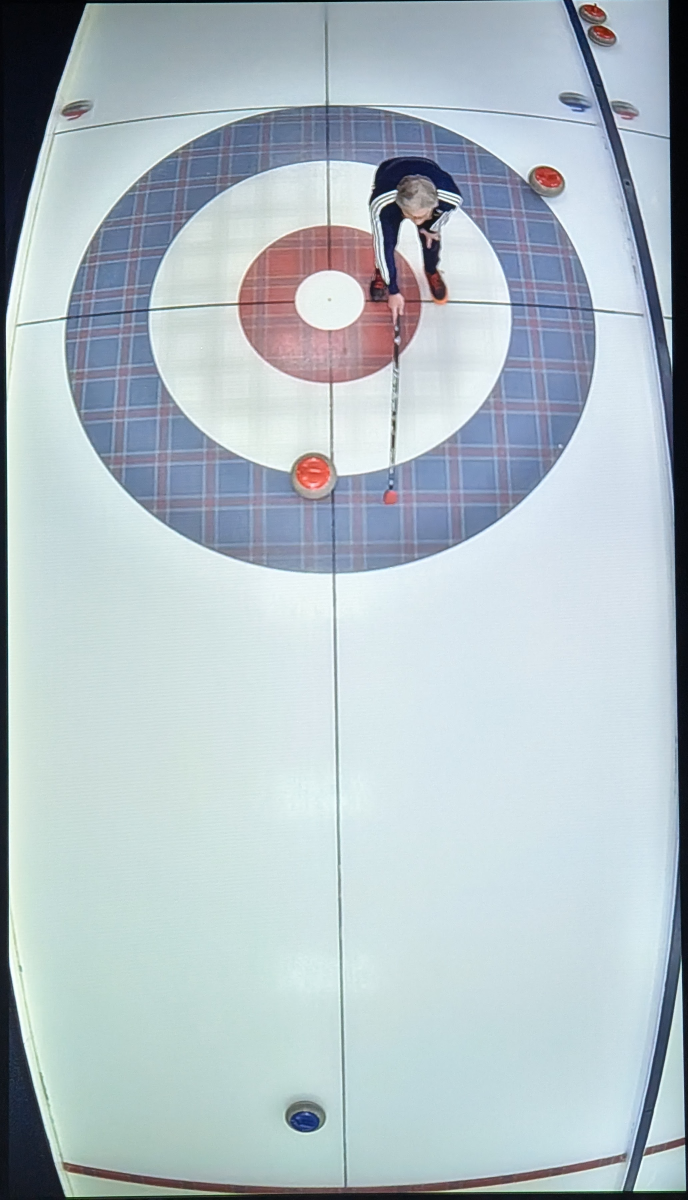
#> input picture sample_sheet.jpg, 2063 x 3600 px, given in place of the camera (shown at 1/3 size)
$ python transform.py
#> lines starting #> are read from the running program, lines starting #| are printed output that depends on the picture
import cv2
import numpy as np
import time
from datetime import datetime
import os

# ==== CONFIG ====
DEVICE = 0  # /dev/video0 on Linux, index 0 on Windows
OUT_WIDTH = 800
OUT_HEIGHT = 1600
OUTPUT_DIR = "corrected_frames"
POLL_INTERVAL_SEC = 1.0
CHANGE_THRESHOLD = 5.0
COMPARE_W = 200
COMPARE_H = 400
# ================

os.makedirs(OUTPUT_DIR, exist_ok=True)

H = np.load("homography.npy")
#> (reads homography.npy from the repository)

cap = cv2.VideoCapture(DEVICE)
if not cap.isOpened():
    raise RuntimeError("Cannot open capture device")

prev_small = None

def save_frame(frame):
    ts = datetime.now().strftime("%Y%m%d_%H%M%S_%f")
    path = os.path.join(OUTPUT_DIR, f"frame_{ts}.jpg")
    cv2.imwrite(path, frame)
    print("Saved", path)

try:
    while True:
        ret, frame = cap.read()
#> frame is the input picture: shape (3600, 2063, 3); mean B, G, R 197.9, 191.2, 177.6
        if not ret:
            print("Failed to read frame")
            time.sleep(POLL_INTERVAL_SEC)
            continue

        # Apply perspective correction
        warped = cv2.warpPerspective(frame, H, (OUT_WIDTH, OUT_HEIGHT))
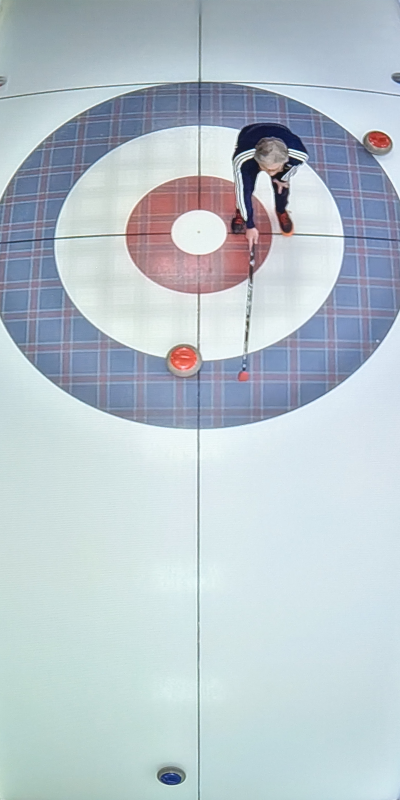
#> warped: shape (1600, 800, 3) (shown at 1/2 size); mean B, G, R 205.1, 197.3, 184.4

        # Downscale for change detection
        small = cv2.resize(warped, (COMPARE_W, COMPARE_H))
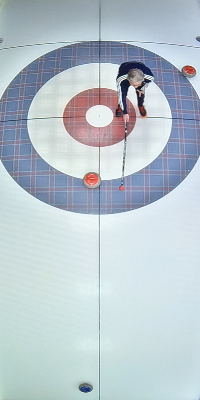
#> small: shape (400, 200, 3); mean B, G, R 205.2, 197.4, 184.5
        gray = cv2.cvtColor(small, cv2.COLOR_BGR2GRAY)
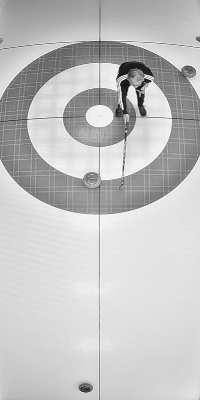
#> gray: shape (400, 200); min 20, max 252, mean 194.4

        if prev_small is None:
            save_frame(warped)
            prev_small = gray
        else:
            diff = cv2.absdiff(gray, prev_small)
            mean_diff = diff.mean()

            if mean_diff >= CHANGE_THRESHOLD:
                save_frame(warped)
                prev_small = gray

        time.sleep(POLL_INTERVAL_SEC)

except KeyboardInterrupt:
    pass
finally:
    cap.release()
